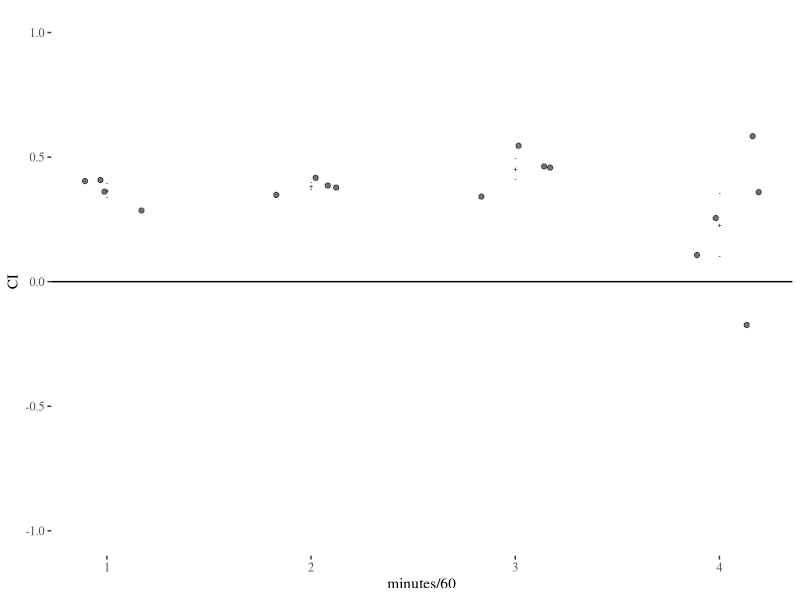

Recreate this plot in R.
## ---- chunk 1
knitr::opts_chunk$set(echo = TRUE)
## ---- chunk 2
library(ggthemes)
library(ggplot2)
library(reshape2)
library(plyr)
library(dplyr)
## ---- chunk 3
#load data
timing <- read.csv('timingdata.csv')

#generate summary data
summarytiming <- ddply(timing,.(minutes),summarise,mean=mean(CI),N=length(CI),sd=sd(CI),sem=sd/sqrt(N))

#plot
ggplot(timing,aes(x=minutes/60,y=CI)) +
  geom_jitter(height=0,width=.2,aes(alpha=0.5)) +
  theme_tufte() + 
  ylim(-1,1) +
  geom_hline(yintercept=0) +
  geom_point(data=summarytiming,aes(x=minutes/60,y=mean),shape="+") + 
  geom_point(data=summarytiming,aes(x=minutes/60,y=mean+sem),shape="-") + 
  geom_point(data=summarytiming,aes(x=minutes/60,y=mean-sem),shape="-") + 
  theme(legend.position="none")


